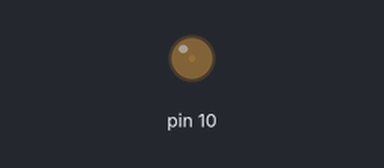
A sketch run on a simulated Arduino Uno, built with avr-gcc and run on an emulated ATmega328P. On the bench: output pins drawn as LEDs (lit = HIGH).

Above: at 0.05 s.
At 1.05 s:
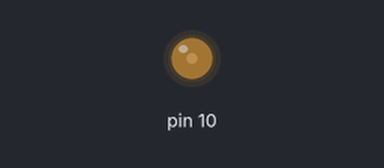
Timing chart, 0 to 3.7 s (numbered marks = the images above):
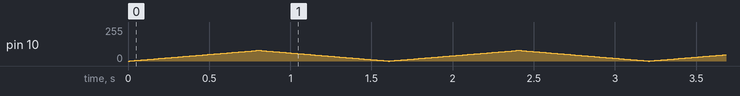

The sketch:

3._ANALOG.ino
```cpp
void setup() {
  pinMode(10, OUTPUT);

}

void loop() {
  for(int led=0; led<80; led++){
    analogWrite(10, led);
    delay(10);
  }
  for(int led=80; led>0; led--){
    analogWrite(10, led);
    delay(10);
  }

}
```
